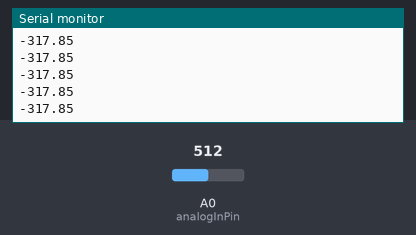
A sketch run on a simulated Arduino Uno, built with avr-gcc and run on an emulated ATmega328P. Parts: the last lines printed to the serial monitor. The test bench sets the inputs (shaded band); at power-on: A0 (analogInPin) = 512.

Above: at 1.2 s.
1.3 s: A0 (analogInPin) set to 716
At 1.9 s:
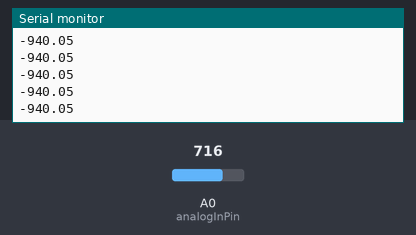
2.8 s: A0 (analogInPin) set to 900
At 3.7 s:
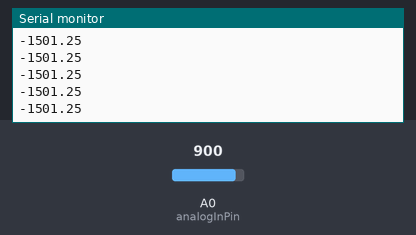
Timing chart, 0 to 5.8 s (numbered marks = the images above; inputs shaded):
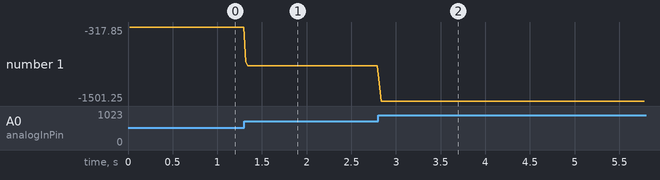

Measured:
- after the input at 1.3 s, the serial monitor: prints a new line at once (image 1)
- after the input at 2.8 s, the serial monitor: prints a new line at once (image 2)
- plotted number 1: -317.85 → -940.05 after the input at 1.3 s, -940.05 → -1501.25 after the input at 2.8 s

The sketch:

currsns_cal_test.ino
```cpp
/**
 * currsns_cal_test.ino - test sketch for verifying current sensor calibration
 *                        curve
 *
 * Hardware:
 *      Connect sensor output to analog pin with a 22k:10k resistive divider
 *      to divide down 5V to 3V3
 *
 *      CONNECT SENSOR VCC to 5V!!!
 *
 *      Compatible with both 5V and 3V3 Arduinos
 *
 * Revision History:
 *      05/20/2019      Ray Sun         This isn't a G.G. class
 */

//                              Flapjack values
#define         CURR_OFF        1990    // Old values: 658.8
#define         CURR_GAIN       -1.6    // -0.4
const int analogInPin = A0;

// Number of samples to average the reading over
// Change this to make the reading smoother... but beware of buffer overflows!
const int avgSamples = 10;

int sensorValue = 0;

void setup() {
  // initialize serial communications at 9600 bps:
  Serial.begin(9600);
}

void loop() {
  // read the analog in value:
  for (int i = 0; i < avgSamples; i++)
  {
    sensorValue += analogRead(analogInPin);

    // wait 2 milliseconds before the next loop
    // for the analog-to-digital converter to settle
    // after the last reading:
    delay(2);
  }

  sensorValue = sensorValue / avgSamples;

  // The on-board ADC is 10-bits -> 2^10 = 1024 -> 5V / 1024 ~= 4.88mV
  // The voltage is in millivolts
  // Also apply calibration curve
  // current = (4.88 * sensorValue - CURR_OFF) / CURR_GAIN
  float current = (4.88 * sensorValue - CURR_OFF) / CURR_GAIN;

  Serial.print(current);

  // -- DO NOT UNCOMMENT BELOW THIS LINE --
  Serial.print("\n");

  // Reset the sensor value for the next reading
  sensorValue = 0;
}
```
